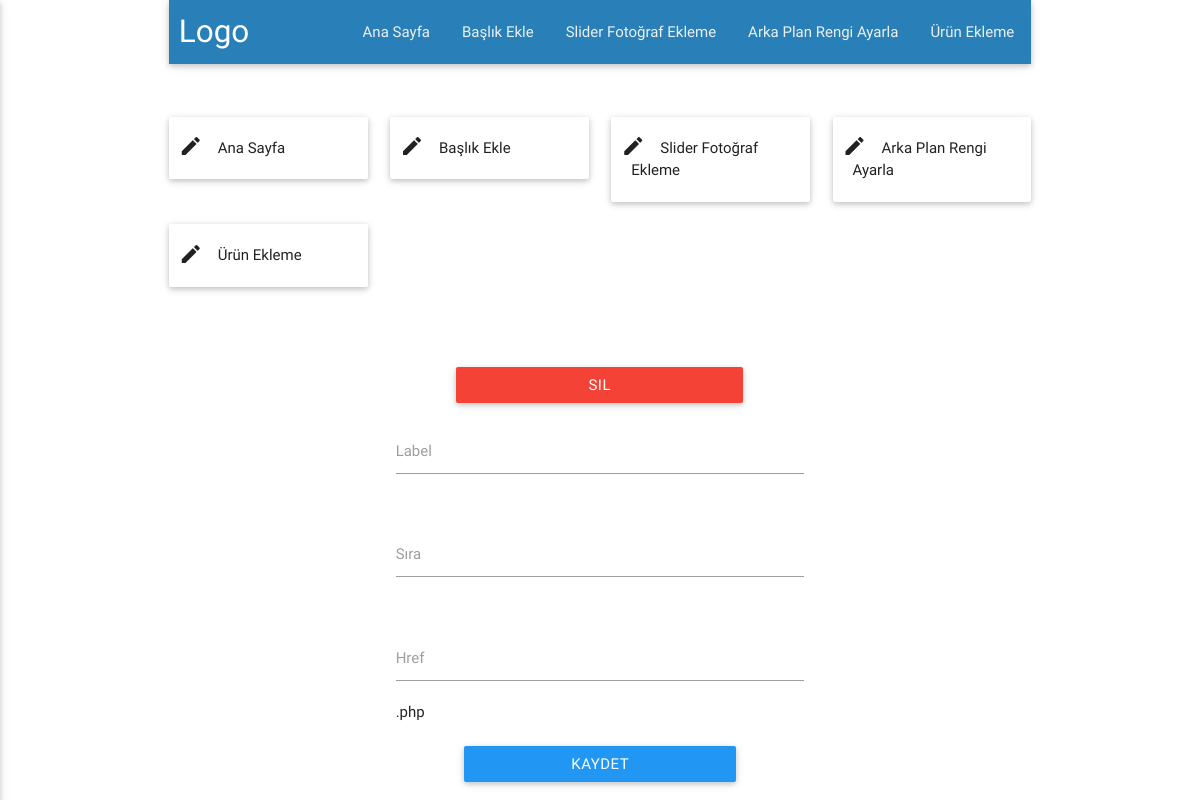
Screenshot of /baslik_ekle.php with the database file from the repository.
### tables this page shows
CREATE TABLE `header_color` (
  `id` int(11) NOT NULL,
  `background` varchar(256) NOT NULL,
  `label` varchar(256) NOT NULL,
  `list_back` varchar(256) NOT NULL,
  `hover` varchar(256) NOT NULL
);

CREATE TABLE `basliklar` (
  `id` int(11) NOT NULL,
  `link` varchar(256) NOT NULL,
  `label` varchar(256) NOT NULL,
  `sira` int(20) NOT NULL
);

### baslik_ekle.php (the view, shortened to what this page needs)
<?php
include 'dbconnect.php';
$sql2="SELECT * FROM `basliklar` ORDER BY sira";
$result2 = $conn->query($sql2);
?>
<!DOCTYPE html>
<html>
  <head>
    <?php include 'importer.php' ?>
  </head>
  <body>
  <div class="container" ng-app="baslikApp" ng-controller="controllerBaslik">
    <div class="row">
  <?php  include 'header.php';
  echo '
     <form  enctype="multipart/form-data" action="baslik_ekle.php" method="post" style="margin-top: 70px">
    <div class="row">
    ';
  while ($row = mysqli_fetch_assoc($result2)) {
    echo '
        <div class="col m4 l3 s6" style="margin-bottom: 25px">
        <div style="margin-left: 10px;margin-bottom: -25px" ng-click="editbttn('.$row["id"].', \' '.$row["label"].'\',\' '.$row["sira"].'\')"><i class=" hoverable edit material-icons left">mode_edit</i></div>
        <input type="checkbox" value="'.$row["id"].'" ng-checked="basliklar.indexOf('.$row["id"].')>-1" name="basliklar[]" >
        <div class="card-panel hoverable" ng-click="sil('.$row["id"].')" ng-style="basliklar.indexOf('.$row["id"].')>-1 ? {\'background-color\':\'#eeff41\',\'transition\':\'0.8s\'} : {\'transition\':\'0.8s\',opacity:1,border:none}">
         '.$row["label"].'
        </div>
        </div>
    ';
  }
  echo '
    </div>
    <style>
        .edit{
        margin-right:3px
        display:flex;
        justify-content: center;
        align-items: center;
        cursor: pointer;
        transition: 2s;
        border-radius: 10px;
        }
        .labeller{
            transition: 0.4s;
            padding: 10px;
            border: 1px solid black ;
            cursor: pointer;
            border-radius: 10px;
        }
        .labeller:hover{
            transition: :0.4s;
            background-color: #adadad;
            padding: 15px;
            font-weight: bold;
        }
        input[type=checkbox]{
        visibility: hidden;
        }
    </style>
    <button type="submit" name="submit" value="sil" style="margin-top: 20px" class="btn waves-effect waves-light red push-m4 col m4 push-s4 push-l4 s4 l4" >Sil</button>
    </form>
  ';
  ?>
<div class="container col offset-m3 m6 offset-s3 s6" style="margin-top:10px">
  <div ng-if="!edit_open"  class="anim m12 s12 l12">
    <form  enctype="multipart/form-data" action="baslik_ekle.php" method="post">
      <div class="input-field"><label for="label_kaydet">Label</label><input id="label_kaydet" type="text" name="label" class="form-control"></div><br>
        <div class="input-field"><label for="sira_kaydet">Sıra</label><input id="sira_kaydet" type="text" name="sira" class="form-control"></div><br>
          <div class="input-field"><label for="href_kaydet" >Href</label><input id="href_kaydet" type="text" name="link" class="form-control"><span class="help-block">.php </span></div> <br/>
        <button type="submit" name="submit" value="kaydet" class="btn waves-effect waves-light blue push-m2 col m8 push-s2 push-l2 s8 l8" >Kaydet</button>
    </form>
    </div>
</div>
  </div>
</div>
  </body>
</html>

### header.php (shortened to what this page needs)
<?php
include 'dbconnect.php';
$sql2="SELECT * FROM header_color ";
$sonuc=$conn->query($sql2);
$basliklar=array();
$renkler=array();
while($renk = mysqli_fetch_assoc($sonuc)) {
    $renkler[]=$renk;
}
foreach($renkler as $renk) {
    echo '<div id="header" >
    <nav class="navbar-fixed" ng-style="header" style="background-color: '.$renk["background"].';transition:0.8s ">
    <div class="nav-wrapper">
        <a href="#!" class="brand-logo" style="margin-left: 10px">Logo</a>
        <a href="#" data-activates="mobile-demo" class="button-collapse"><i class="material-icons">menu</i></a>
<ul class="right hide-on-med-and-down">
';
    $sql = "SELECT * FROM `basliklar` ORDER BY sira";
    $result = $conn->query($sql);
    while ($row = mysqli_fetch_assoc($result)) {
        $basliklar[]=$row;
    }
    foreach ($basliklar as $row) {
        echo '<li style="margin-right:2px;margin-bottom:2px;" ><a class="tab" ng-mouseenter="hover=true" ng-mouseleave="hover=false" ng-style="baslik_renk" style="color:'.$renk["label"].';transition:0.8s;background-color:'.$renk["list_back"].';"  href=' . $row['link'] . ' >' . $row['label'] . '</a></li>';
    }
    echo '</ul>';
    echo'
      </div>
  </nav>
  </div>
 <style>
          .tab:hover{
          background-color: '.$renk["hover"].' !important;
            }
          }
        </style>
         <script>
 $(document).on(\'click\', \'a\', function(event){
    $(\'html, body\').animate({
        scrollTop: $( $.attr(this, \'href\') ).offset().top
    }, 500);
    return false;
});
       </script>
';
}
?>

### baslik_ekle.php (style rules this page uses)
.edit { margin-right:3px display:flex; justify-content: center; align-items: center; cursor: pointer; transition: 2s; border-radius: 10px; }

### rows the page displays
basliklar: label "Ana Sayfa"
basliklar: label "Başlık Ekle"
basliklar: label "Slider Fotoğraf Ekleme"
basliklar: label "Arka Plan Rengi Ayarla"
basliklar: label "Ürün Ekleme"
